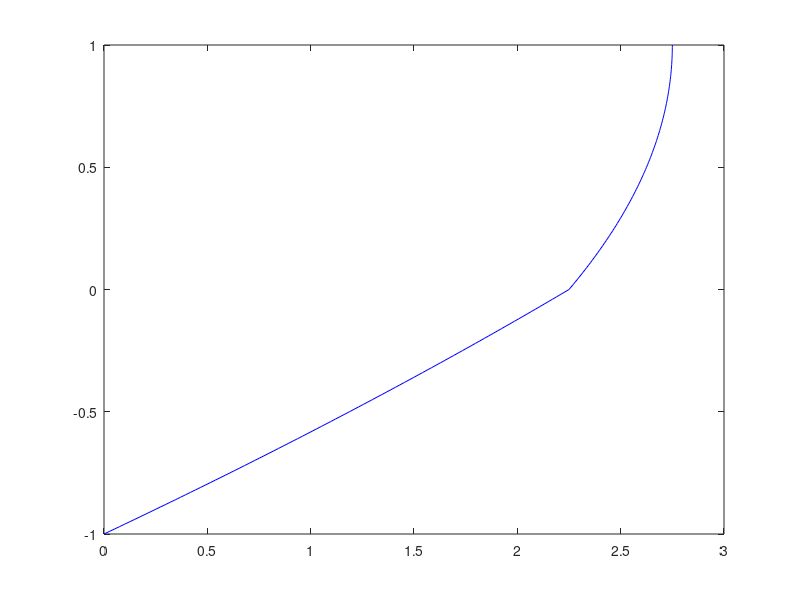

This figure's MATLAB source:
%%%%%%%%%%%%%%%%%%%%%%%%%%%%%%%%%%%%%%%%%%%%%
%%%%%%%%%%%%%% Steady state %%%%%%%%%%%%%%%%%
%%%%%%% Yih instability with free slip%%%%%%%
%%%%%%%%%%%% top condition %%%%%%%%%%%%%%%%%%
%%%%%%%%%%%%%%%%%%%%%%%%%%%%%%%%%%%%%%%%%%%%%

mu_l  = 10^3; 
mu_u  = 2*10^3;
m     = mu_l/mu_u;
rho_l = 3000;
rho_u = 3000;%2900;
r     = rho_l/rho_u;
du    = 1;
dl    = 1;
g     = 9.8;
n     = dl/du;

%  U_p   = mu_u/rho_u/du;
% K_p    = 1;%mu*U_p/du^2; 
K_p    = 10;
Ku_p   = K_p; %mu_u^2/rho_u/du^3;
gamma  = n^3*r/m^2;
Kl_p   = Ku_p/gamma;%mu_l^2/rho_l/dl^3;
 U_p   = Ku_p*du^2/mu_u;

y = -n:.01:1;

% A_l =-du^2*K_p/(2*U_p*mu_l);
A_l = -Kl_p*du^2/(2*mu_l*U_p);
% A_u = m*A_l;
A_u = -Ku_p*du^2/(2*mu_u*U_p);
%free slip
% a_l = -2*A_l; %du^2*K_p/U_p*mu_l;
a_l = Ku_p*du^2/(mu_l*U_p);
a_u = m*a_l;
% b = -A_l*(n^2+2*n);
b   = Kl_p*dl/(2*mu_l*U_p)*(dl+2*gamma*du);

%no slip
% a_l = (1+A_l*(n^2-m))/(m+n);
% a_u = m*a_l;
% b   = (1-A_u*(1+n))*n/(m+n); 

U_u = A_u.*y.^2 +a_u.*y + b;
U_l = A_l.*y.^2 + a_l.*y + b;

U = zeros(size(y));
for i = 1:numel(y)
    if y(i)<0
        U(i) = U_l(i);
    else
        U(i) = U_u(i);
    end
end

figure
plot(U,y,'b')